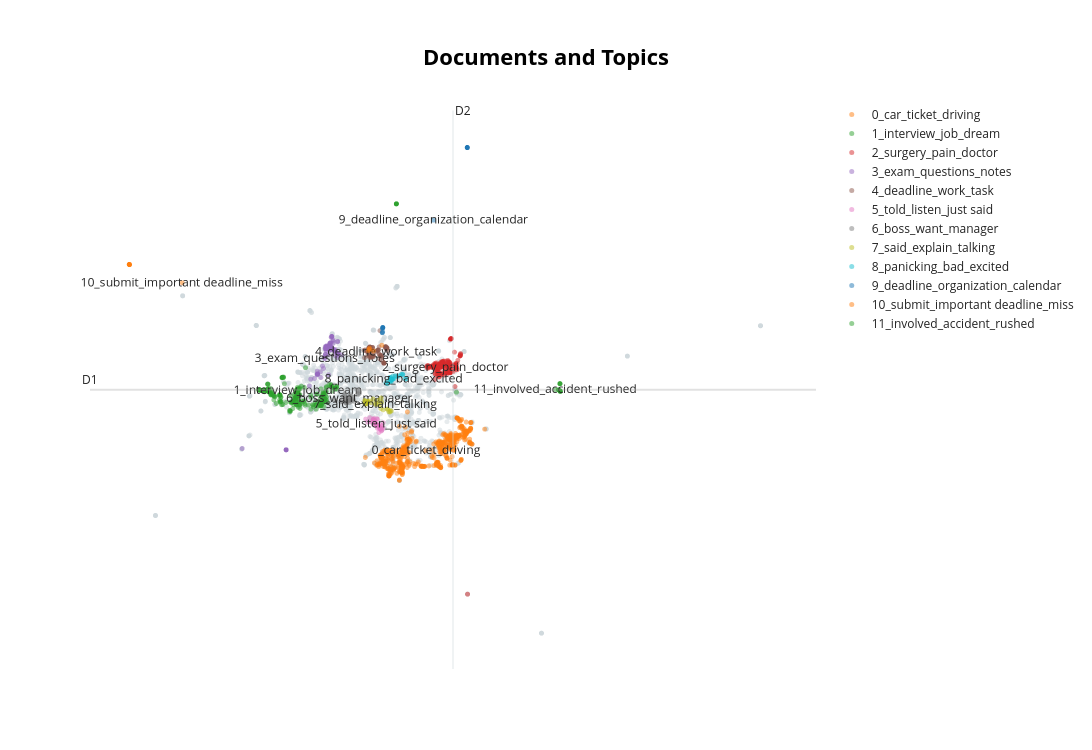

This figure's notebook cell:
### Markdown cell above
# Initializing BERTopic from pipeline

### Code cell
from bertopic import BERTopic

topic_model = BERTopic(

  # Pipeline models
  embedding_model=embedding_model,
  umap_model=umap_model,
  hdbscan_model=hdbscan_model,
  vectorizer_model=vectorizer_model,
  representation_model=representation_model,

  # Hyperparameters
  top_n_words=10, #visual number of words per topic
  verbose=True,

  # seed_topic_list=seed_topic_list
)

# Train model
topics, probs = topic_model.fit_transform(docs, embeddings)

# Show topics
topic_model.get_topic_info()
topic_model.visualize_documents(docs)
